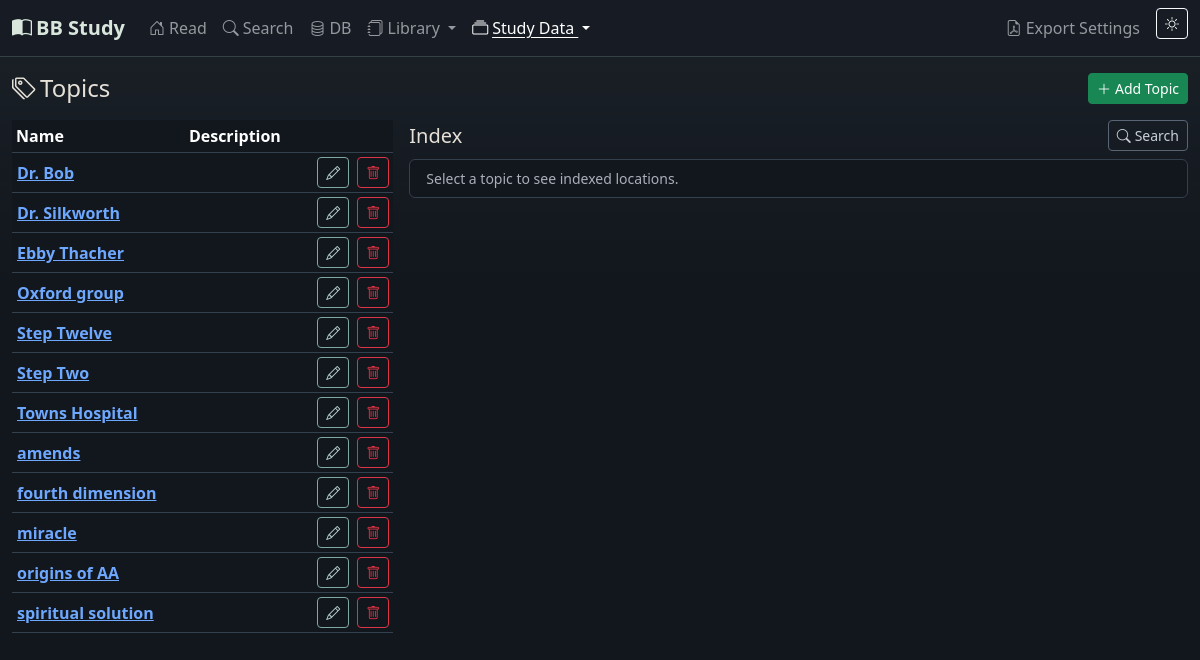
/topics, run on an earlier commit of the app's database.
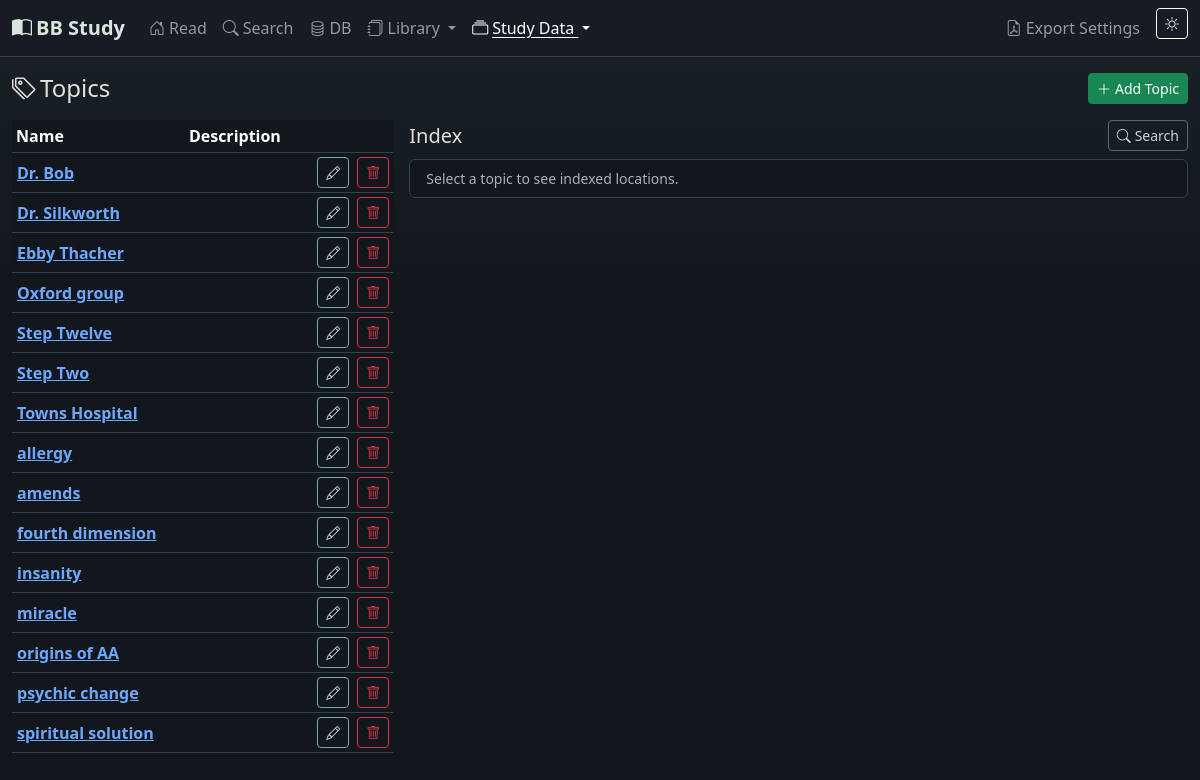
And on a later commit of the database.
### app/models.py (models this page shows)
class Topic(db.Model):
    __tablename__ = 'topics'
    id = db.Column(db.Integer, primary_key=True)
    name = db.Column(db.String(200), unique=True, nullable=False)
    description = db.Column(db.Text)
    created_at = db.Column(db.DateTime, default=datetime.utcnow)
    content_links = db.relationship('ContentTopic', backref='topic', lazy=True, cascade='all, delete-orphan')
    def to_dict(self):
        return {
            'id': self.id,
            'name': self.name,
            'description': self.description,
            'created_at': self.created_at.isoformat() if self.created_at else None,
        }

### app/routes/main.py (the view)
@main_bp.route('/topics')
def topics():
    from ..models import Topic
    pg = request.args.get('pg', 1, type=int)
    pagination = Topic.query.order_by(Topic.name).paginate(page=pg, per_page=25, error_out=False)
    books = Book.query.order_by(Book.title).all()
    return render_template('topics.html', theme=get_theme(), topics=pagination.items,
                           pagination=pagination, books=books)

### app/routes/main.py (called while the page is built)
def get_theme():
    s = Setting.query.filter_by(key='theme').first()
    return s.value

### app/templates/topics.html (shortened to what this page needs)
{% extends 'base.html' %}
{% from '_pagination.html' import render as paginate %}
{% block content %}
<div class="d-flex justify-content-between align-items-center mb-3">
  <h4 class="mb-0"><i class="bi bi-tags me-1"></i>Topics</h4>
  <button class="btn btn-sm btn-success" data-bs-toggle="modal" data-bs-target="#topicModal" onclick="openTopicModal()">
    <i class="bi bi-plus-lg me-1"></i>Add Topic
  </button>
</div>
<div class="row g-3">
  <div class="col-lg-4">
    <div class="table-responsive">
      <table class="table table-hover align-middle table-sm">
        <thead>
          <tr><th>Name</th><th>Description</th><th></th></tr>
        </thead>
        <tbody>
          {% for topic in topics %}
          <tr data-id="{{ topic.id }}">
            <td><button class="btn btn-link p-0 fw-semibold" onclick="loadTopicIndex({{ topic.id }}, '{{ topic.name|e }}')">{{ topic.name }}</button></td>
            <td class="small text-muted">{{ topic.description or '' }}</td>
            <td class="text-end">
              <button class="btn btn-sm btn-outline-primary me-1" onclick='openTopicModal({{ topic.to_dict()|tojson }})'><i class="bi bi-pencil"></i></button>
              <button class="btn btn-sm btn-outline-danger" onclick="deleteTopic({{ topic.id }})"><i class="bi bi-trash"></i></button>
            </td>
          </tr>
          {% else %}
          <tr><td colspan="3" class="text-muted text-center">No topics yet.</td></tr>
          {% endfor %}
        </tbody>
      </table>
    </div>
  </div>
  <div class="col-lg-8">
    <div class="d-flex justify-content-between align-items-center mb-2">
      <h5 class="mb-0" id="indexTitle">Index</h5>
      <a class="btn btn-sm btn-outline-secondary" href="{{ url_for('main.search') }}"><i class="bi bi-search me-1"></i>Search</a>
    </div>
    <div id="topicIndex" class="list-group small">
      <div class="list-group-item text-muted">Select a topic to see indexed locations.</div>
    </div>
  </div>
</div>
{% endblock %}

What changed in the data, as far as the page shows it:
added Topic: name "allergy"
added Topic: name "insanity"
added Topic: name "psychic change"
